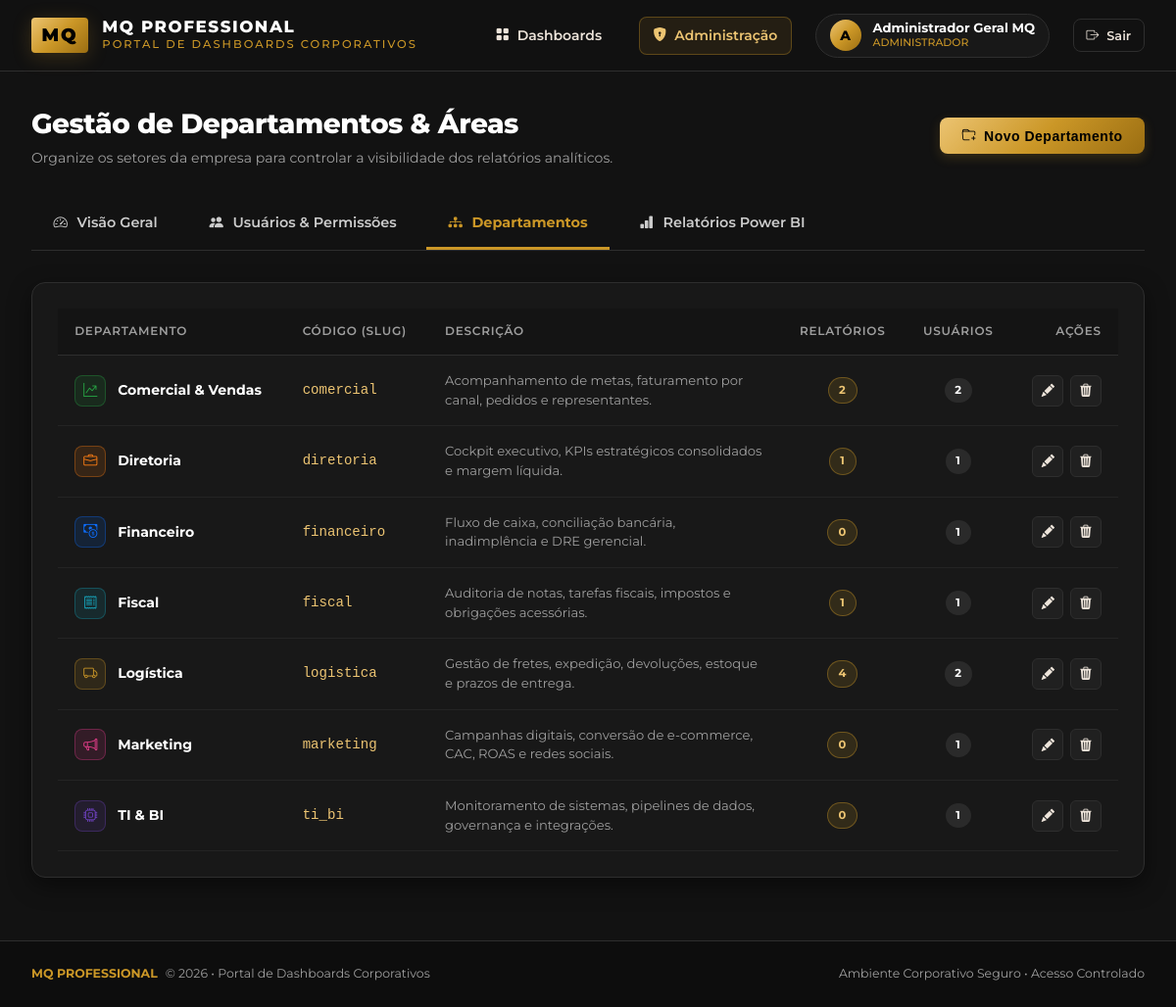
/admin/departments (signed in), run on an earlier commit of the app's database.
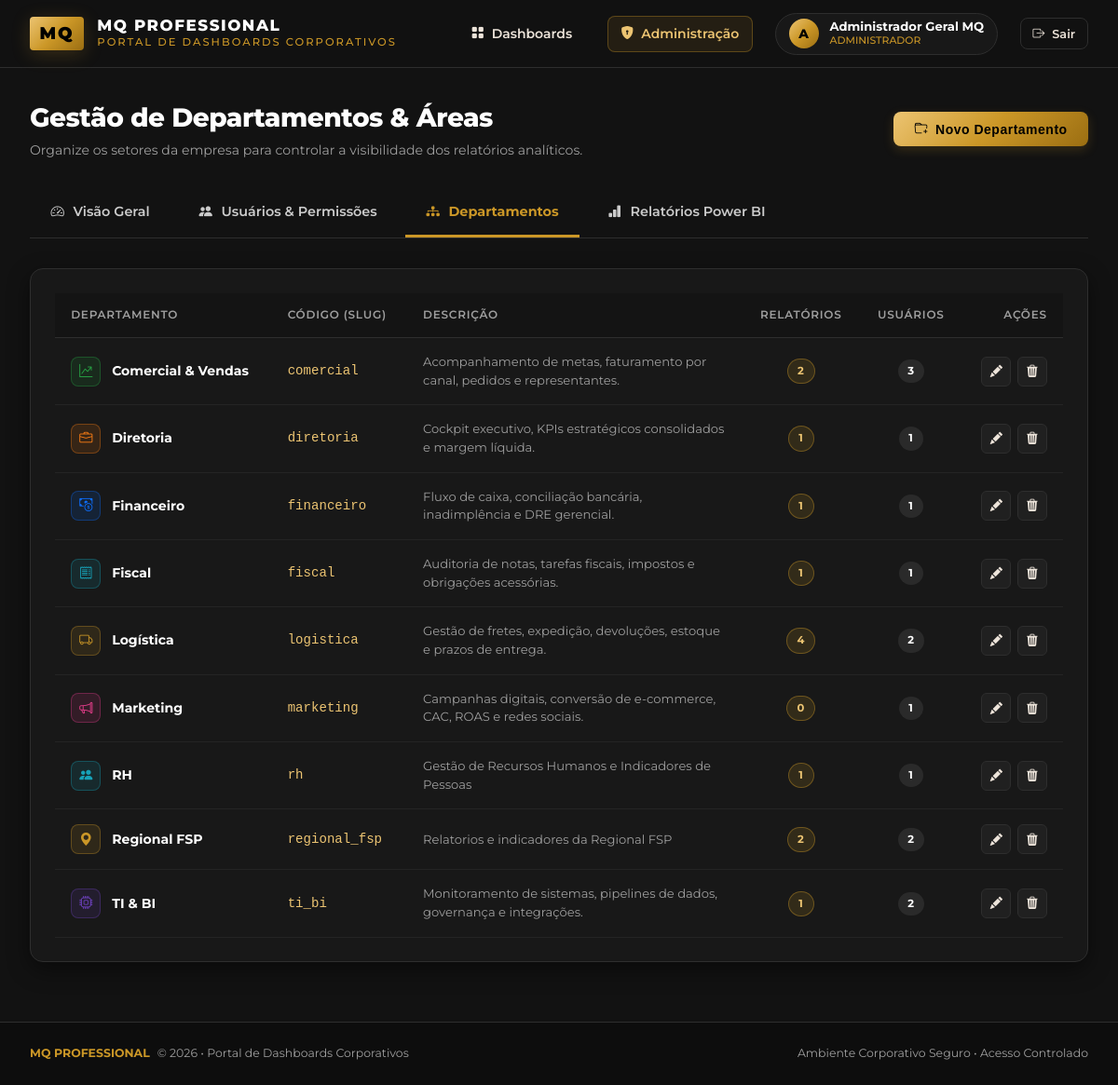
And on a later commit of the database.
### tables this page shows
CREATE TABLE departments (
        id INTEGER PRIMARY KEY AUTOINCREMENT,
        name TEXT NOT NULL,
        code TEXT UNIQUE NOT NULL,
        description TEXT,
        icon TEXT DEFAULT 'bi-folder',
        color TEXT DEFAULT '#CB9727',
        created_at DATETIME DEFAULT CURRENT_TIMESTAMP
    );

### app.py (the view, shortened to what this page needs)
@app.route('/admin/departments', methods=['GET', 'POST'])
@admin_required
def admin_departments():
    departments = list_all_departments()
    return render_template('admin/departments.html', departments=departments)

### app.py (called while the page is built)
def admin_required(f):
    @wraps(f)
    def decorated_function(*args, **kwargs):
        if 'user_id' not in session:
            flash('Por favor, faça login para acessar esta área.', 'warning')
            return redirect(url_for('login', next=request.url))
        if session.get('role') != 'admin':
            flash('Acesso restrito. Você não possui privilégios de Administrador.', 'danger')
            return redirect(url_for('portal'))
        return f(*args, **kwargs)
    return decorated_function

@app.context_processor
def inject_globals():
    return {
        'current_user': {
            'id': session.get('user_id'),
            'username': session.get('username'),
            'name': session.get('name'),
            'role': session.get('role'),
            'is_admin': session.get('role') == 'admin'
        } if 'user_id' in session else None,
        'resolve_url': resolve_embed_url
    }

### database.py (called while the page is built)
def get_db():
    conn = sqlite3.connect(Config.DATABASE)
    conn.row_factory = sqlite3.Row
    conn.execute("PRAGMA foreign_keys = ON;")
    return conn

### templates/admin/departments.html (shortened to what this page needs)
{% extends "base.html" %}
{% block extra_css %}
<link rel="stylesheet" href="{{ url_for('static', filename='css/admin.css') }}">
{% endblock %}
{% block content %}
<div class="admin-header">
    <div class="admin-title-group">
        <h1>Gestão de Departamentos & Áreas</h1>
        <p>Organize os setores da empresa para controlar a visibilidade dos relatórios analíticos.</p>
    </div>
    <button type="button" class="btn-mq-gold" onclick="openModal('createDeptModal')">
        <i class="bi bi-folder-plus"></i> Novo Departamento
    </button>
</div>
<nav class="admin-nav-tabs">
    <a href="{{ url_for('admin_dashboard') }}" class="admin-tab-link">
        <i class="bi bi-speedometer2"></i> Visão Geral
    </a>
    <a href="{{ url_for('admin_users') }}" class="admin-tab-link">
        <i class="bi bi-people-fill"></i> Usuários & Permissões
    </a>
    <a href="{{ url_for('admin_departments') }}" class="admin-tab-link active">
        <i class="bi bi-diagram-3-fill"></i> Departamentos
    </a>
    <a href="{{ url_for('admin_reports') }}" class="admin-tab-link">
        <i class="bi bi-bar-chart-fill"></i> Relatórios Power BI
    </a>
</nav>
<div class="admin-card">
    <div class="mq-table-responsive">
        <table class="mq-table">
            <thead>
                <tr>
                    <th>Departamento</th>
                    <th>Código (Slug)</th>
                    <th>Descrição</th>
                    <th style="text-align: center;">Relatórios</th>
                    <th style="text-align: center;">Usuários</th>
                    <th style="text-align: right;">Ações</th>
                </tr>
            </thead>
            <tbody>
                {% for d in departments %}
                <tr>
                    <td>
                        <div style="display: flex; align-items: center; gap: 0.75rem;">
                            <div style="width: 32px; height: 32px; border-radius: 8px; background: {{ d.color }}22; border: 1px solid {{ d.color }}55; display: flex; align-items: center; justify-content: center; color: {{ d.color }};">
                                <i class="bi {{ d.icon }}"></i>
                            </div>
                            <span style="font-weight: 700; color: var(--mq-white);">{{ d.name }}</span>
                        </div>
                    </td>
                    <td style="font-family: monospace; color: var(--mq-gold-light);">{{ d.code }}</td>
                    <td style="color: var(--mq-gray-muted); font-size: 0.82rem; max-width: 350px;">{{ d.description or 'Sem descrição' }}</td>
                    <td style="text-align: center;">
                        <span class="mq-badge mq-badge-gold">{{ d.report_count }}</span>
                    </td>
                    <td style="text-align: center;">
                        <span class="mq-badge" style="background: rgba(255, 255, 255, 0.08); color: var(--mq-white);">{{ d.user_count }}</span>
                    </td>
                    <td style="text-align: right;">
                        <div class="table-action-btns" style="justify-content: flex-end;">
                            <button type="button" class="btn-icon-action" title="Editar Departamento"
                                    onclick='editDepartment({{ d | tojson }})'>
                                <i class="bi bi-pencil-fill"></i>
                            </button>
                            <form method="POST" action="{{ url_for('admin_departments') }}" onsubmit="return confirm('Deseja excluir este departamento? Todos os relatórios e acessos vinculados podem ser afetados.');" style="display: inline;">
                                <button type="submit" class="btn-icon-action delete" title="Excluir Departamento">
                                    <i class="bi bi-trash3-fill"></i>
                                </button>
                            </form>
                        </div>
                    </td>
                </tr>
                {% endfor %}
            </tbody>
        </table>
    </div>
</div>
{% endblock %}

What changed in the data, as far as the page shows it:
computed for departments "Comercial & Vendas": user_count "2" → "3"
computed for departments "Financeiro": report_count "0" → "1"
added departments: name "RH", code "rh", description "Gestão de Recursos Humanos e Indicadores de Pessoas", report_count "1", user_count "1", color "#17A2B8" (drawn)
added departments: name "Regional FSP", code "regional_fsp", description "Relatorios e indicadores da Regional FSP", report_count "2", user_count "2", color "#CB9727" (drawn)
computed for departments "TI & BI": report_count "0" → "1"; user_count "1" → "2"
